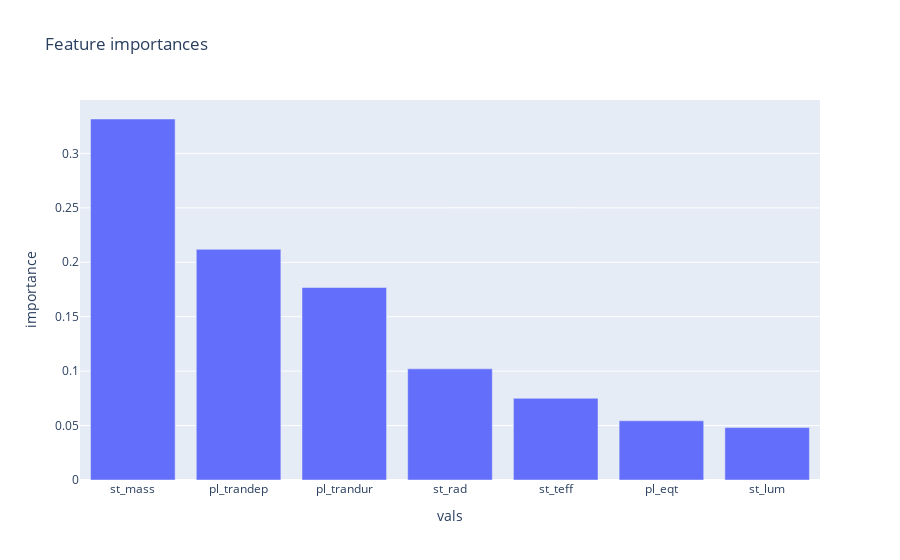

Notebook source saved alongside this figure:
### Markdown cell above
### Feature importances

### Code cell
features_dt_df = pd.DataFrame(model_dt.feature_importances_, index=features.columns).reset_index().rename(columns={'index':'vals', 0:'importance'})
# plt.bar(features.columns, model.feature_importances_)
fig = px.bar(features_dt_df, x="vals", y="importance", title="Feature importances").update_xaxes(categoryorder='total descending')
fig.show()

### Figure 1 — Plotly figure (JSON) as saved in the notebook; plotly's stock layout.template omitted (floating-point values rounded to 4 significant figures)
{"data": [{"alignmentgroup": "True", "hovertemplate": "vals=%{x}<br>importance=%{y}<extra></extra>", "legendgroup": "", "marker": {"color": "#636efa", "pattern": {"shape": ""}}, "name": "", "offsetgroup": "", "orientation": "v", "showlegend": false, "textposition": "auto", "type": "bar", "x": ["pl_eqt", "pl_trandep", "pl_trandur", "st_teff", "st_rad", "st_mass", "st_lum"], "xaxis": "x", "y": [0.0544, 0.2119, 0.1768, 0.07503, 0.1021, 0.3316, 0.04813], "yaxis": "y"}], "layout": {"barmode": "relative", "legend": {"tracegroupgap": 0}, "title": {"text": "Feature importances"}, "xaxis": {"anchor": "y", "categoryorder": "total descending", "domain": [0, 1], "title": {"text": "vals"}}, "yaxis": {"anchor": "x", "domain": [0, 1], "title": {"text": "importance"}}}}
